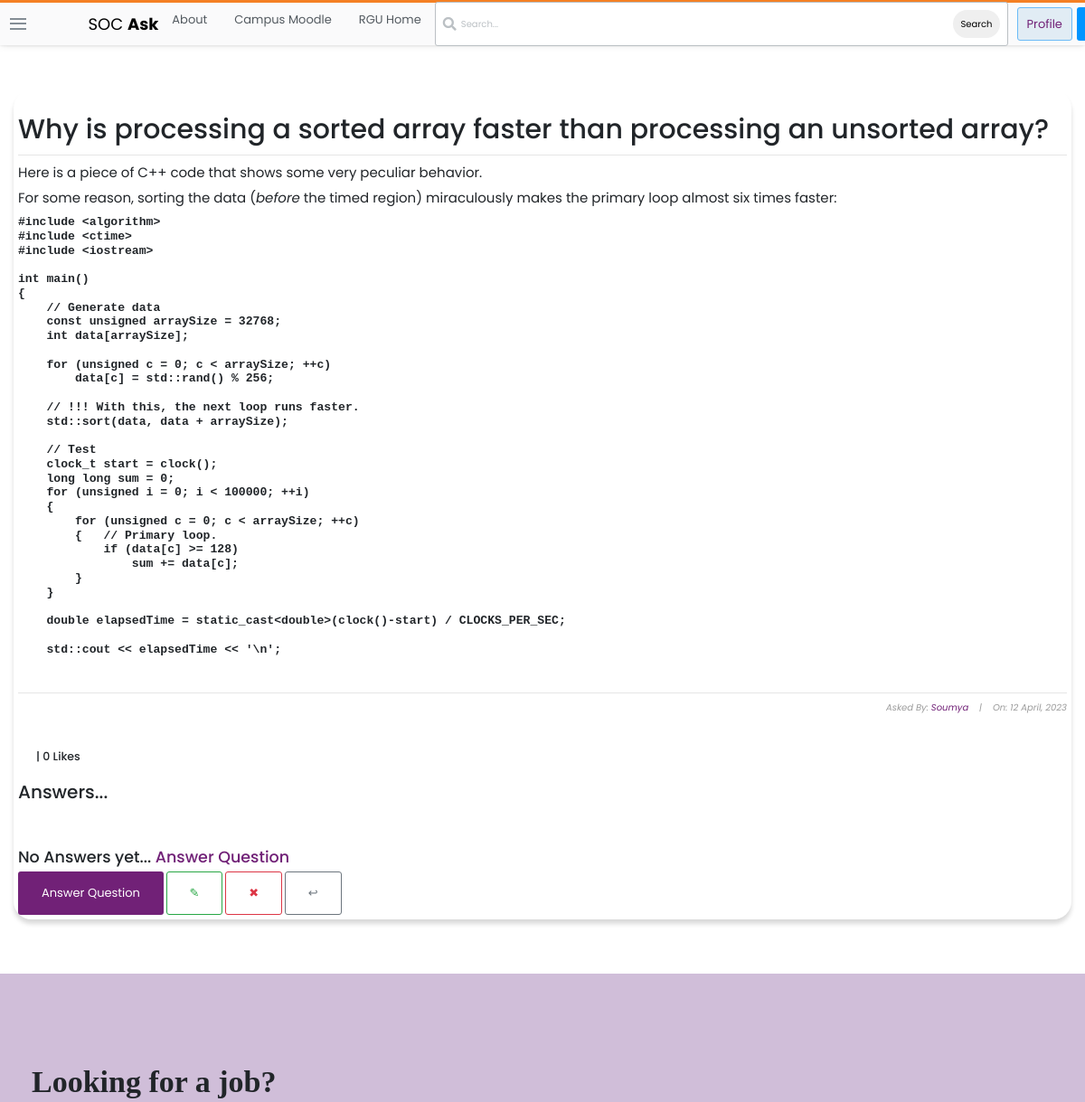
The page /questions/8/ (signed in, upper part) on the database as committed earlier.
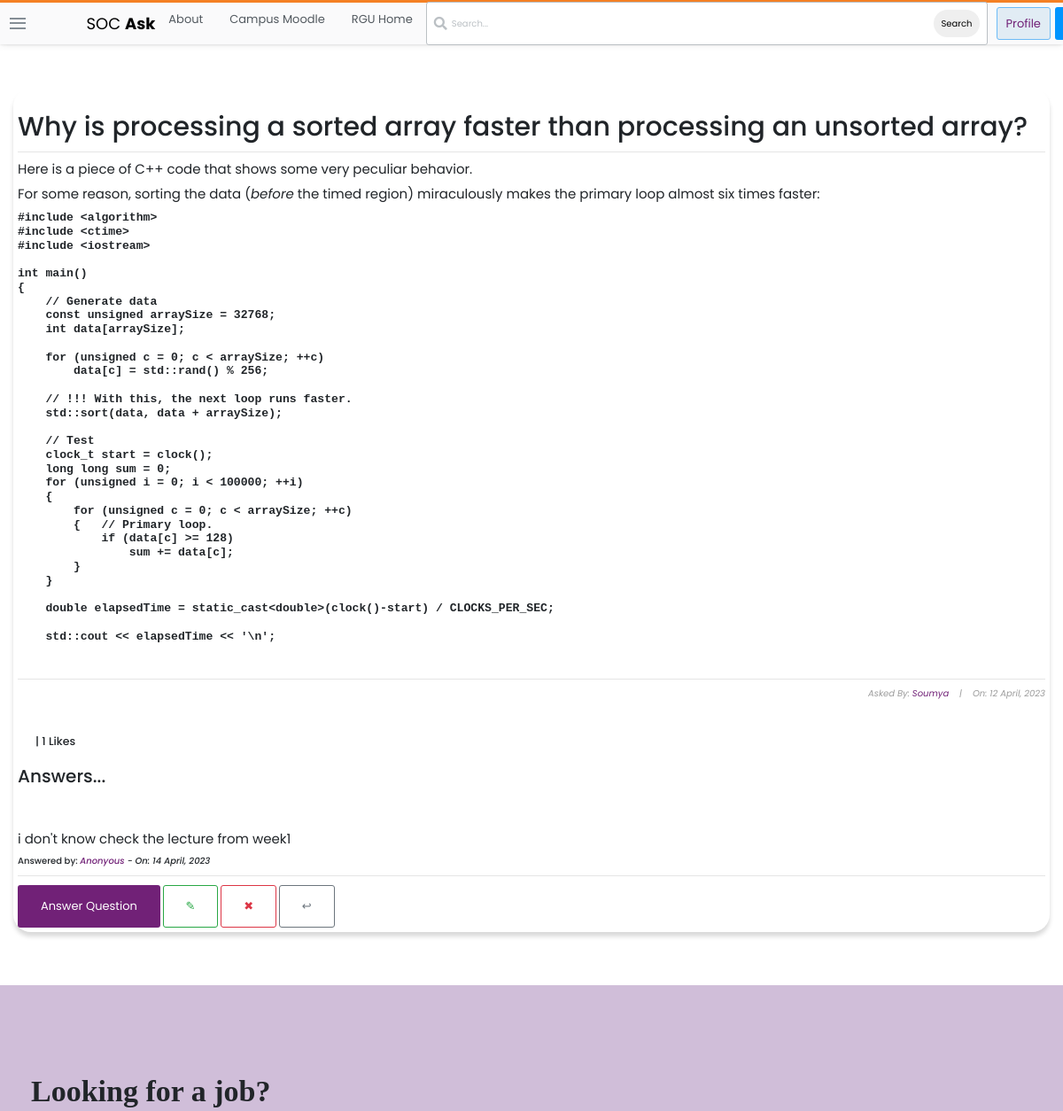
The same page on the database as committed later.
### stackbase/models.py (models this page shows, shortened)
class Answer(models.Model):
    question = models.ForeignKey(
        Question, related_name="answer", on_delete=models.CASCADE)
    name = models.CharField(max_length=500)
    content = RichTextField()
    date_created = models.DateTimeField(default=timezone.now)

### stackbase/views.py (the view)
# urls.py: path('questions/<int:pk>/', views.QuestionDetailView.as_view(),
class QuestionDetailView(LoginRequiredMixin, DetailView):
    model = Question
    context_object_name = 'question'
    def get_context_data(self, *args, **kwargs):
        context = super(QuestionDetailView, self).get_context_data()
        name = get_object_or_404(Question, id=self.kwargs['pk'])
        likes_count = name.likes_count()
        liked = False
        if name.likes.filter(id=self.request.user.id).exists():
            liked = True
        context['likes_count'] = likes_count
        context['liked'] = liked
        return context

### stackbase/models.py (called while the page is built)
    def likes_count(self):
        return self.likes.count()

### stackbase/templates/stackbase/question_detail.html (shortened to what this page needs)
{% extends 'base.html' %}
{% block content %}
<!DOCTYPE html>
<html lang="en">
<head>
</head>
<body>
    <div class="container">
        <div class="list-question">
            <div class="questions">
                <div class="container" style="background-color: (201, 255, 255, 0.22); padding: 5px; box-shadow: rgba(0, 0, 0, 0.15) 0px 5px 5px 0px; border-radius: 20px;" >
                    <h3 id="fh3">{{question.title}}</h3>
                    <hr>
                    <h6 id="fh6">{{ question.content|safe }}</h6>
                    <hr>
                    <h6 id="fh6" style="font-size: 10px; font-style: italic; color: rgb(155, 155, 155); text-align: right;">Asked By: <a href="{% url 'profile' %}">{{ object.user|title }}</a>&nbsp;&nbsp;&nbsp; |&nbsp;&nbsp;&nbsp; On: {{ object.date_created|date:"j F, Y" }}</h6>
                    <br>
                        <form action="{% url 'stackbase:like_post' object.pk %}" method="POST">
                            {% if user.is_authenticated %}
                                {% if liked %}
                                    <div style="display: flex; align-items: center; margin-left: 10px;">
                                        <h5 style="margin-left: 10px; cursor: pointer;"> |  {{ likes_count }} Likes</h5>
                                    </div>
                                {% else %}
                                    <div style="display: flex; align-items: center; margin-left: 10px;">
                                        <h5 style="margin-left: 10px; cursor: pointer;"> |  {{ likes_count }} Likes</h5>
                                    </div>
                                {% endif %}
                            {% else %}
                                <h5 style="margin-left: 10px; cursor: pointer;"><a href="{% url 'login' %}">Login</a> to Like Question |  {{ likes_count }} Likes</h5>
                            {% endif %}
                        </form>
                    <br>
                    <h2>Answers...</h2> <br><br><br>
                    {% if user.is_authenticated %}
                        {% if not question.answer.all %}
                            <h3>No Answers yet... <a href="{% url 'stackbase:question-answer' question.id %}">Answer Question</a> </h3>
                        {% else %}
                            {% for comment in question.answer.all %}
                                <h3 style="font-weight: normal; font-size: 15px;">{{comment.content|safe}}</h3>
                                <h3 style="font-size: 10px;">Answered by: <i><a href="">{{comment.name}}</a> - On: {{comment.date_created|date:"j F, Y"}}</i></h3>
                                <hr>
                            {% endfor %}
                        {% endif %}
                    {% else %}
                        <h5 style="margin-left: 10px; cursor: pointer;"><a href="{% url 'login' %}">Login</a> to View Answers :) </h5>
                    {% endif %}
                    <a class="btn btn-dark-blue" id="fa" href="{% url 'stackbase:question-answer' question.id %}" style="text-decoration: none;">Answer Question</a>
                    <a style="text-decoration: none; " class="btn btn-outline-success" href="{% url 'stackbase:question-update' question.id %}">&#x270E;</a>
                    <a style="text-decoration: none; " class="btn btn-outline-danger" href="{% url 'stackbase:question-delete' question.id %}">&#x2716;</a>
                    <a style="text-decoration: none; " class="btn btn-outline-secondary" href="{% url 'stackbase:question-list' %}">&#x21a9;</a>
                </div> <br><br>
                </div> <br>
            </div>
        </div>
        <br>
</body>
</html>
{% endblock content %}

Rows that differ between the two databases and show on the page:
added Answer: content "i don't know check the lecture from week1", name "Anonyous", date_created "14 April, 2023"
Other text that changed with them:
{{ likes_count }}: (not shown) → "1"
{{ likes_count }}: "0" → (not shown)
text no longer shown: "No Answers yet... Answer Question"
